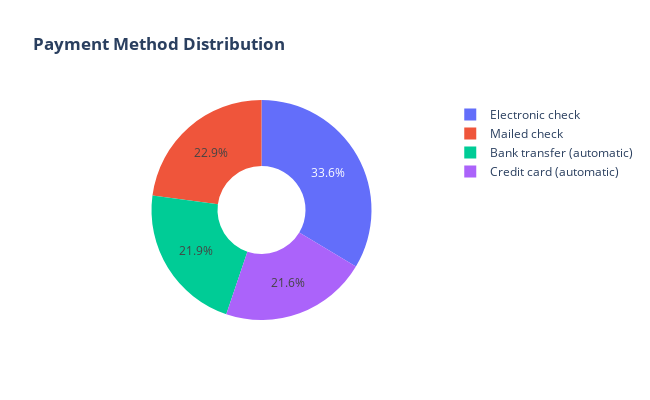

The notebook cell this image was saved under:
### Markdown cell above
Around 75% of Customers with Month-to-month contract tend to churn as compared to customrs with One year contract and with Two year contract.

### Code cell
# Payment Method Distribution Donut Char

labels = df['PaymentMethod'].unique()
values = df['PaymentMethod'].value_counts()

fig = go.Figure(data = [go.Pie(labels = labels, values = values, hole = .4)])
fig.update_layout(width = 650, height = 400, title_text="<b>Payment Method Distribution</b>")
fig.show()

### Figure 1 — Plotly figure (JSON) as saved in the notebook; plotly's stock layout.template omitted (floating-point values rounded to 4 significant figures)
{"data": [{"hole": 0.4, "labels": ["Electronic check", "Mailed check", "Bank transfer (automatic)", "Credit card (automatic)"], "type": "pie", "values": [2365, 1612, 1544, 1522]}], "layout": {"height": 400, "title": {"text": "<b>Payment Method Distribution</b>"}, "width": 650}}
